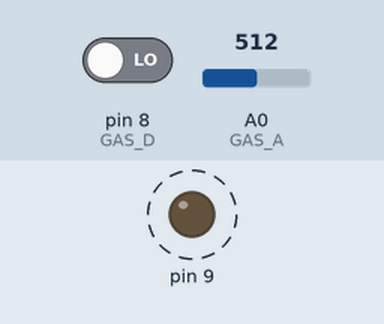
This sketch was run on a simulated Arduino Uno, built with avr-gcc and run on an emulated ATmega328P. On the bench: output pins drawn as LEDs (lit = HIGH). Dashed ring = blinking. The inputs (shaded band) are chosen by the test bench; at power-on: A0 (GAS_A) = 512, pin 8 (GAS_D) LOW. What the sketch prints to the serial monitor is not drawn.

Above: at 2.2 s.
2.3 s: A0 (GAS_A) set to 310
5.8 s: A0 (GAS_A) set to 291
At 7.0 s:
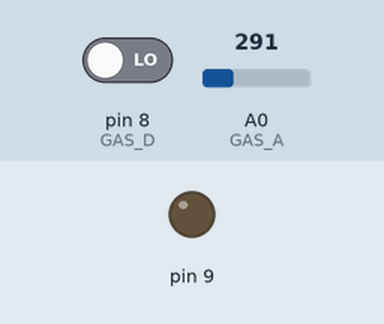
9.5 s: A0 (GAS_A) set to 306
At 10.3 s:
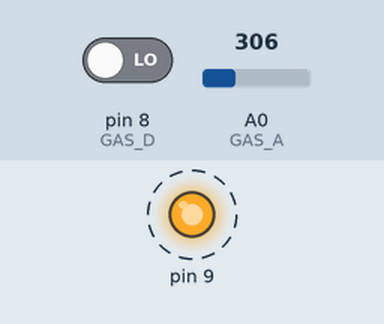
15.5 s: A0 (GAS_A) set to 290
At 16.0 s:
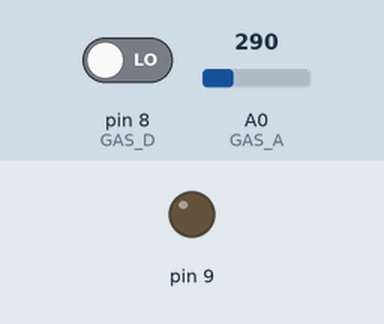
Timing chart, 0 to 18.5 s (numbered marks = the images above; inputs shaded):
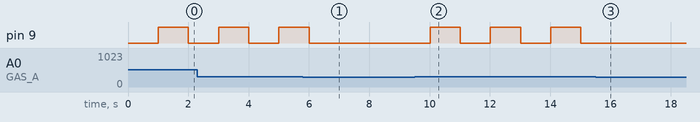

The sketch:

09_Gas_02.ino
```cpp
#define GAS_A A0
#define GAS_D 8

void setup() {
  Serial.begin(9600);
  Serial.println("히터 가열");
  delay(1000);

  pinMode(9,OUTPUT);
}

void loop() {
  float sensorAValue = analogRead(GAS_A);
  float sensorDValue = digitalRead(GAS_D);

  Serial.print("아날로그 센서 입력 : ");
  Serial.print(sensorAValue);

  if(sensorAValue > 300){
    Serial.print(" | !! 연기감지 !!");
    digitalWrite(9,HIGH);
    delay(1000);
  }

  digitalWrite(9,LOW);
  Serial.print("디지털 센서 입력 : ");
  Serial.println(sensorDValue);

    delay(1000);
}
```

Measured:
- the behaviour switches between 301 and 300 on A0 (GAS_A) (found by bisection; images 0 and 1)
- after the input at 5.8 s, pin 9: goes on until 6.0 s, then stays LOW
- after the input at 9.5 s, pin 9: alternates HIGH for 1.0 s and LOW for 1.0 s, starting after 0.51 s
- after the input at 15.5 s, pin 9: stops changing and stays LOW
